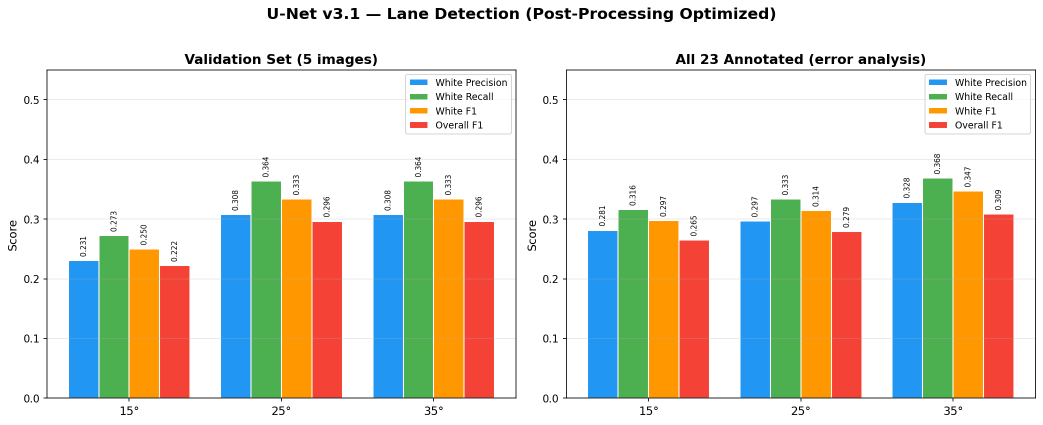
#> input picture runs/unet_v3_metrics.png, 2085 x 849 px (shown at 1/2 size); its folder holds only this picture in this run
$ python -i classical_lane.py   (imports and definitions only)
#> lines starting #> are read from the running program, lines starting #| are printed output that depends on the picture; after the words box and inside, x2 and y2 are one past the last pixel; in counts of white or black regions, pixels touching at a corner belong together
from __future__ import annotations

import csv
import json
import math
from dataclasses import dataclass
from pathlib import Path
from typing import Any, Iterable

import numpy as np

from .classes import UNKNOWN, WHITE, YELLOW, normalize_class_name
from .geometry import LineInstance


IMAGE_EXTENSIONS = {".jpg", ".jpeg", ".png", ".bmp", ".webp"}
FEATURE_NAMES = [
    "white_fraction",
    "yellow_fraction",
    "mean_hue_yellowness",
    "mean_saturation",
    "mean_value",
    "lab_b_yellow",
    "relative_length",
    "verticalness",
]


@dataclass
class DetectorParams:
    roi_top_ratio: float = 0.38
    canny_low: int = 45
    canny_high: int = 140
    hough_threshold: int = 28
    min_line_length: int = 45
    max_line_gap: int = 28
    line_width: int = 12
    min_angle_from_horizontal: float = 12.0
    merge_angle_threshold: float = 8.0
    merge_distance_threshold: float = 45.0
    min_candidate_score: float = 0.03


@dataclass
class LaneCandidate:
    angle_deg: float
    endpoints: list[list[float]]
    bbox: list[float]
    length: float
    features: list[float]
    white_fraction: float
    yellow_fraction: float
    candidate_score: float

    # [29 lines left out: functions to_instance, image_files, not called in this run]


def angle_diff_deg(a: float, b: float) -> float:
    diff = abs((a - b) % 180.0)
    return min(diff, 180.0 - diff)


def segment_angle(seg: np.ndarray) -> float:
    x1, y1, x2, y2 = [float(v) for v in seg]
    return math.degrees(math.atan2(y2 - y1, x2 - x1)) % 180.0


def segment_length(seg: np.ndarray) -> float:
    x1, y1, x2, y2 = [float(v) for v in seg]
    return math.hypot(x2 - x1, y2 - y1)


def segment_center(seg: np.ndarray) -> np.ndarray:
    return np.array([(seg[0] + seg[2]) * 0.5, (seg[1] + seg[3]) * 0.5], dtype=np.float32)


def point_line_distance(point: np.ndarray, seg: np.ndarray) -> float:
    x1, y1, x2, y2 = [float(v) for v in seg]
    dx, dy = x2 - x1, y2 - y1
    denom = math.hypot(dx, dy)
    if denom < 1e-6:
        return float(np.linalg.norm(point - np.array([x1, y1], dtype=np.float32)))
    return abs(dy * point[0] - dx * point[1] + x2 * y1 - y2 * x1) / denom


def roi_mask(shape: tuple[int, int], roi_top_ratio: float) -> np.ndarray:
    import cv2

    h, w = shape
    top = int(h * roi_top_ratio)
    polygon = np.array(
        [
            [int(w * 0.05), h - 1],
            [int(w * 0.95), h - 1],
            [int(w * 0.78), top],
            [int(w * 0.22), top],
        ],
        dtype=np.int32,
    )
    mask = np.zeros((h, w), dtype=np.uint8)
    cv2.fillPoly(mask, [polygon], 255)
    return mask


def color_masks(image_bgr: np.ndarray) -> tuple[np.ndarray, np.ndarray, np.ndarray]:
    import cv2

    hsv = cv2.cvtColor(image_bgr, cv2.COLOR_BGR2HSV)
    h, s, v = cv2.split(hsv)
    white = ((s <= 95) & (v >= 145)).astype(np.uint8) * 255
    yellow = ((h >= 12) & (h <= 45) & (s >= 45) & (v >= 85)).astype(np.uint8) * 255
    combined = cv2.bitwise_or(white, yellow)
    kernel = np.ones((3, 3), np.uint8)
    combined = cv2.morphologyEx(combined, cv2.MORPH_OPEN, kernel)
    combined = cv2.morphologyEx(combined, cv2.MORPH_CLOSE, kernel)
    return white, yellow, combined


def build_edge_map(image_bgr: np.ndarray, params: DetectorParams) -> np.ndarray:
    import cv2

    gray = cv2.cvtColor(image_bgr, cv2.COLOR_BGR2GRAY)
    clahe = cv2.createCLAHE(clipLimit=2.0, tileGridSize=(8, 8))
    gray = clahe.apply(gray)
    blurred = cv2.GaussianBlur(gray, (5, 5), 0)
    edges_gray = cv2.Canny(blurred, params.canny_low, params.canny_high)
    _, _, combined_color = color_masks(image_bgr)
    edges_color = cv2.Canny(combined_color, 30, 100)
    edges = cv2.bitwise_or(edges_gray, edges_color)
    edges = cv2.bitwise_and(edges, roi_mask(edges.shape, params.roi_top_ratio))
    return edges


def detect_raw_segments(image_bgr: np.ndarray, params: DetectorParams) -> list[np.ndarray]:
    import cv2

    edges = build_edge_map(image_bgr, params)
    lines = cv2.HoughLinesP(
        edges,
        rho=1,
        theta=np.pi / 180,
        threshold=params.hough_threshold,
        minLineLength=params.min_line_length,
        maxLineGap=params.max_line_gap,
    )
    if lines is None:
        return []

    h, w = edges.shape
    segments: list[np.ndarray] = []
    for raw in lines[:, 0, :].astype(np.float32):
        length = segment_length(raw)
        if length < params.min_line_length:
            continue
        angle = segment_angle(raw)
        if angle < params.min_angle_from_horizontal or angle > 180.0 - params.min_angle_from_horizontal:
            continue
        cx, cy = segment_center(raw)
        if cy < h * params.roi_top_ratio or cx < 0 or cx >= w:
            continue
        segments.append(raw)
    return segments


def fit_segment_group(group: list[np.ndarray]) -> np.ndarray:
    import cv2

    pts = np.vstack([seg.reshape(2, 2) for seg in group]).astype(np.float32)
    if len(pts) < 2:
        return group[0]
    vx, vy, cx, cy = cv2.fitLine(pts, cv2.DIST_L2, 0, 0.01, 0.01).flatten()
    direction = np.array([float(vx), float(vy)], dtype=np.float32)
    origin = np.array([float(cx), float(cy)], dtype=np.float32)
    t = (pts - origin) @ direction
    p1 = origin + direction * float(np.min(t))
    p2 = origin + direction * float(np.max(t))
    return np.array([p1[0], p1[1], p2[0], p2[1]], dtype=np.float32)


def merge_segments(segments: list[np.ndarray], params: DetectorParams) -> list[np.ndarray]:
    if len(segments) < 2:
        return segments

    ordered = sorted(segments, key=segment_length, reverse=True)
    used = [False] * len(ordered)
    merged: list[np.ndarray] = []

    for idx, base in enumerate(ordered):
        if used[idx]:
            continue
        used[idx] = True
        group = [base]
        base_angle = segment_angle(base)
        base_center = segment_center(base)

        for other_idx, other in enumerate(ordered[idx + 1 :], start=idx + 1):
            if used[other_idx]:
                continue
            other_angle = segment_angle(other)
            other_center = segment_center(other)
            if angle_diff_deg(base_angle, other_angle) > params.merge_angle_threshold:
                continue
            distance = min(
                float(np.linalg.norm(base_center - other_center)),
                point_line_distance(other_center, base),
                point_line_distance(base_center, other),
            )
            if distance <= params.merge_distance_threshold:
                used[other_idx] = True
                group.append(other)

        merged.append(fit_segment_group(group))
    return merged


def line_mask(shape: tuple[int, int], endpoints: list[list[float]], width: int) -> np.ndarray:
    import cv2

    mask = np.zeros(shape, dtype=np.uint8)
    p1 = tuple(int(round(v)) for v in endpoints[0])
    p2 = tuple(int(round(v)) for v in endpoints[1])
    cv2.line(mask, p1, p2, 255, max(1, int(width)), cv2.LINE_AA)
    return mask.astype(bool)


def segment_bbox(seg: np.ndarray) -> list[float]:
    x1, y1, x2, y2 = [float(v) for v in seg]
    return [min(x1, x2), min(y1, y2), max(x1, x2), max(y1, y2)]


def extract_features(
    image_bgr: np.ndarray,
    endpoints: list[list[float]],
    length: float,
    angle_deg: float,
    params: DetectorParams,
) -> tuple[list[float], float, float, float]:
    import cv2

    mask = line_mask(image_bgr.shape[:2], endpoints, params.line_width)
    hsv = cv2.cvtColor(image_bgr, cv2.COLOR_BGR2HSV)
    lab = cv2.cvtColor(image_bgr, cv2.COLOR_BGR2LAB)
    pixels = hsv[mask]
    lab_pixels = lab[mask]
    if len(pixels) == 0:
        return [0.0] * len(FEATURE_NAMES), 0.0, 0.0, 0.0

    h = pixels[:, 0].astype(np.float32)
    s = pixels[:, 1].astype(np.float32)
    v = pixels[:, 2].astype(np.float32)
    lab_b = lab_pixels[:, 2].astype(np.float32)

    valid = v >= 45
    if not np.any(valid):
        valid = np.ones_like(v, dtype=bool)
    h, s, v, lab_b = h[valid], s[valid], v[valid], lab_b[valid]

    white_mask = (s <= 95) & (v >= 145)
    yellow_mask = (h >= 12) & (h <= 45) & (s >= 45) & (v >= 85)
    white_fraction = float(np.mean(white_mask)) if len(white_mask) else 0.0
    yellow_fraction = float(np.mean(yellow_mask)) if len(yellow_mask) else 0.0

    hue_yellowness = np.maximum(0.0, 1.0 - np.abs(h - 28.0) / 32.0)
    verticalness = abs(math.sin(math.radians(angle_deg)))
    diag = math.hypot(image_bgr.shape[1], image_bgr.shape[0])
    relative_length = min(1.0, length / max(diag * 0.45, 1.0))
    lab_b_yellow = float(np.clip((np.mean(lab_b) - 128.0) / 60.0, -1.0, 1.0))

    features = [
        white_fraction,
        yellow_fraction,
        float(np.mean(hue_yellowness)),
        float(np.mean(s) / 255.0),
        float(np.mean(v) / 255.0),
        lab_b_yellow,
        relative_length,
        verticalness,
    ]
    candidate_score = max(white_fraction, yellow_fraction, 0.10) * (0.35 + relative_length) * (0.35 + verticalness)
    return features, white_fraction, yellow_fraction, float(candidate_score)


def detect_lane_candidates(image_bgr: np.ndarray, params: DetectorParams | None = None) -> list[LaneCandidate]:
    params = params or DetectorParams()
    raw_segments = detect_raw_segments(image_bgr, params)
    merged = merge_segments(raw_segments, params)
    candidates: list[LaneCandidate] = []
    h, w = image_bgr.shape[:2]

    for seg in merged:
        length = segment_length(seg)
        if length < params.min_line_length:
            continue
        angle = segment_angle(seg)
        endpoints = [
            [float(np.clip(seg[0], 0, w - 1)), float(np.clip(seg[1], 0, h - 1))],
            [float(np.clip(seg[2], 0, w - 1)), float(np.clip(seg[3], 0, h - 1))],
        ]
        features, white_fraction, yellow_fraction, candidate_score = extract_features(
            image_bgr, endpoints, length, angle, params
        )
        if candidate_score < params.min_candidate_score:
            continue
        candidates.append(
            LaneCandidate(
                angle_deg=angle,
                endpoints=endpoints,
                bbox=segment_bbox(seg),
                length=length,
                features=features,
                white_fraction=white_fraction,
                yellow_fraction=yellow_fraction,
                candidate_score=candidate_score,
            )
        )

    candidates.sort(key=lambda cand: cand.candidate_score, reverse=True)
    return candidates


# [148 lines left out: functions fallback_color_scores, load_color_model, model_color_scores, classify_candidate, select_with_count_constraints, candidate_to_prediction and 2 more, not called in this run]

>>> import cv2
>>> picture = cv2.imread('../runs/unet_v3_metrics.png')
#> picture is the input picture: shape (849, 2085, 3); mean B, G, R 202.4, 215.7, 219
>>> result = detect_lane_candidates(picture)
#> in build_edge_map, `gray = cv2.cvtColor(image_bgr, cv2.COLOR_BGR2GRAY)`:
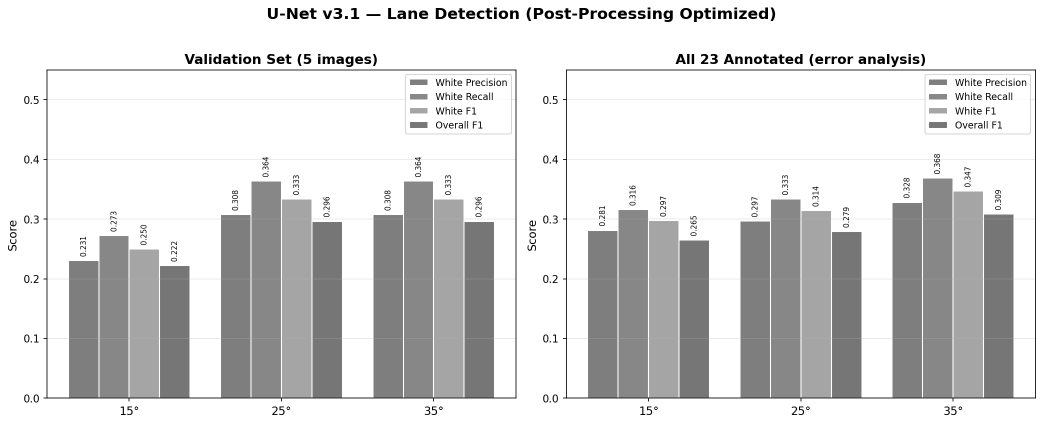
#> gray: shape (849, 2085) (shown at 1/2 size); min 0, max 255, mean 215.2
#> in build_edge_map, `edges_gray = cv2.Canny(blurred, params.canny_low, params.canny_high)`:
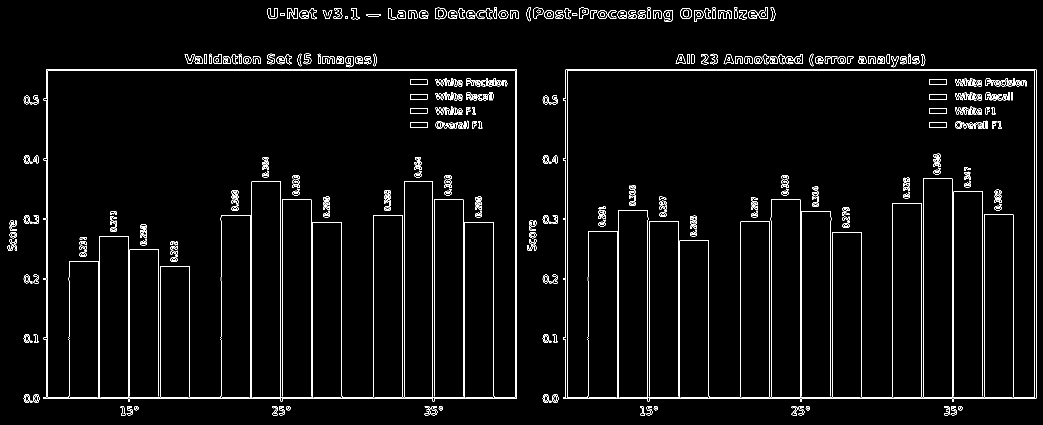
#> edges_gray: shape (849, 2085) (shown at 1/2 size); 3% white in thin lines or dots
#> in color_masks, `hsv = cv2.cvtColor(image_bgr, cv2.COLOR_BGR2HSV)`: hsv: shape (849, 2085, 3); mean H, S, V 13.5, 58.8, 241.4
#> in color_masks, `h, s, v = cv2.split(hsv)`:
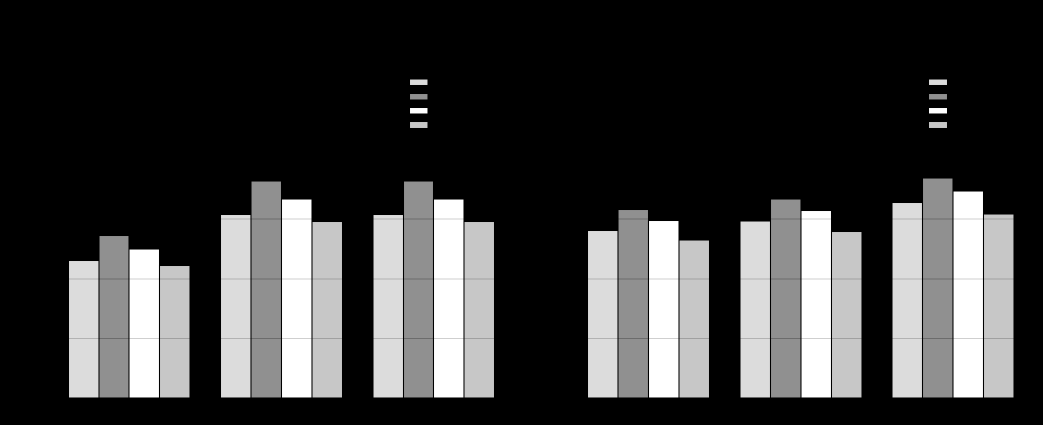
#> s: shape (849, 2085) (shown at 1/2 size); min 0, max 255, mean 58.8
#> in color_masks, `h, s, v = cv2.split(hsv)`:
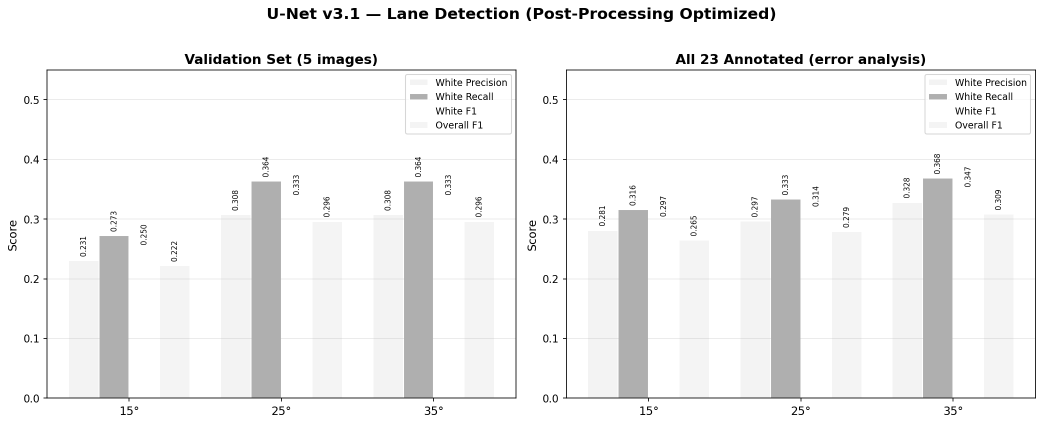
#> v: shape (849, 2085) (shown at 1/2 size); min 0, max 255, mean 241.4
#> in color_masks, `white = ((s <= 95) & (v >= 145)).astype(np.uint8) * 255`: white: shape (849, 2085); 68.6% white; 394 black regions (54 under 20 px), largest, box (x1, y1, x2, y2) and area: (1126, 139, 2072, 803) 267972, (87, 139, 1033, 803) 256066, (1858, 244, 1894, 256) 432
#> in color_masks, `yellow = ((h >= 12) & (h <= 45) & (s >= 45) & (v >= 85)).astype(np.uin..`: yellow: shape (849, 2085); 7.5% white; 8 white regions, largest, box (x1, y1, x2, y2) and area: (1907, 383, 1966, 795) 24308, (564, 399, 623, 795) 23364, (868, 399, 927, 795) 23364
#> in color_masks, `combined = cv2.bitwise_or(white, yellow)`: combined: shape (849, 2085); 76.1% white; 392 black regions (54 under 20 px), largest, box (x1, y1, x2, y2) and area: (1126, 139, 2072, 803) 200830, (87, 139, 1033, 803) 191874, (1858, 244, 1894, 256) 432
#> in color_masks, `combined = cv2.morphologyEx(combined, cv2.MORPH_OPEN, kernel)`: combined: shape (849, 2085); 75.7% white; 282 black regions (16 under 20 px), largest, box (x1, y1, x2, y2) and area: (1126, 139, 2072, 803) 202978, (87, 139, 1033, 803) 193880, (932, 16, 985, 38) 562
#> in color_masks, `combined = cv2.morphologyEx(combined, cv2.MORPH_CLOSE, kernel)`:
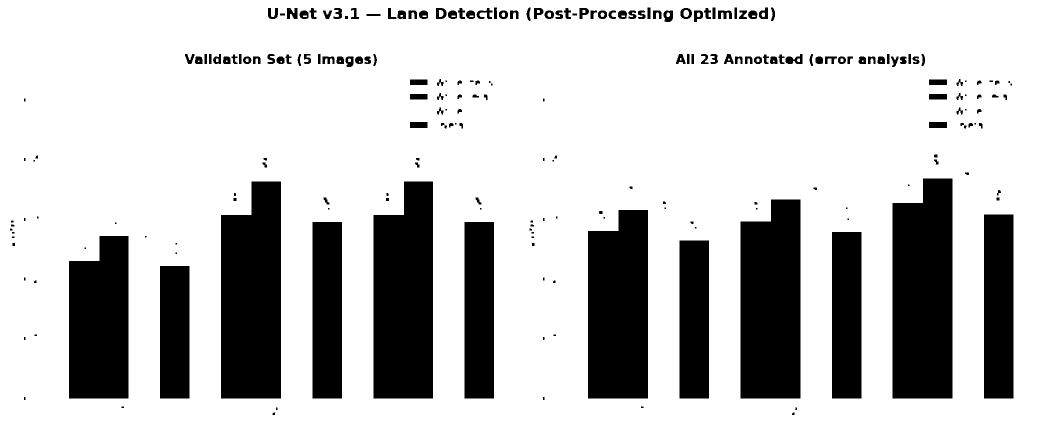
#> combined: shape (849, 2085) (shown at 1/2 size); 76.9% white; 230 black regions (56 under 20 px), largest, box (x1, y1, x2, y2) and area: (1785, 357, 1905, 797) 49811, (442, 363, 562, 797) 47993, (747, 363, 866, 797) 47559
#> in build_edge_map, `edges_color = cv2.Canny(combined_color, 30, 100)`: edges_color: shape (849, 2085); 1.2% white in thin lines or dots
#> in build_edge_map, `edges = cv2.bitwise_or(edges_gray, edges_color)`: edges: shape (849, 2085); 3.6% white in thin lines or dots
#> in roi_mask, `cv2.fillPoly(mask, [polygon], 255)`: mask: shape (849, 2085); 45.3% white; 1 white region, box (x1, y1, x2, y2) and area: (104, 322, 1981, 849) 802621
#> in build_edge_map, `edges = cv2.bitwise_and(edges, roi_mask(edges.shape, params.roi_top_ra..`:
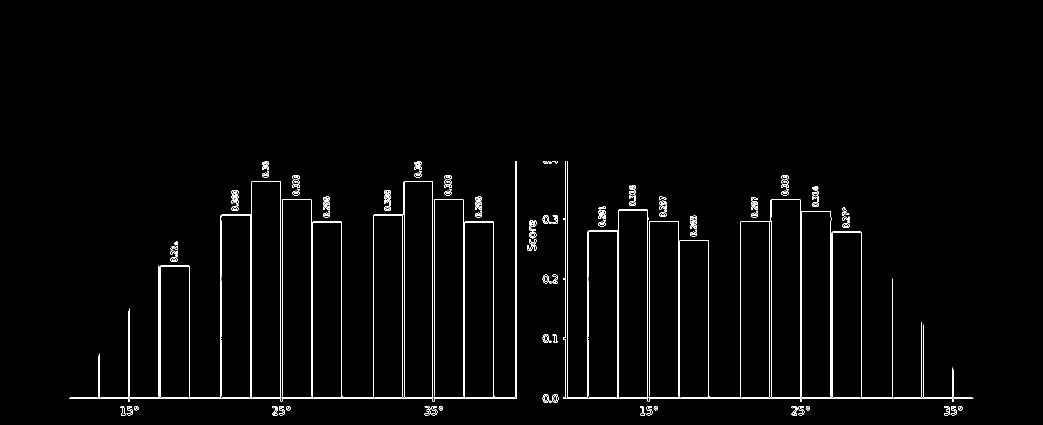
#> edges: shape (849, 2085) (shown at 1/2 size); 1.8% white in thin lines or dots, all inside (x1, y1, x2, y2) = (138, 322, 1947, 831)
#> in detect_raw_segments, `lines = cv2.HoughLinesP( edges, rho=1, theta=np.pi / 180, threshold=pa..`: lines = 113 rows, first 6: [1086, 794, 1944, 794], [138, 797, 1032, 797], [139, 796, 256, 796], [1603, 830, 1603, 422], [926, 794, 926, 399], [1134, 797, 1134, 322]
#> the loop in detect_raw_segments, `for raw in lines[:, 0, :].astype(np.float32):` made 113 passes
#> (length, angle, cx, cy) on passes 4 to 15: (408, 90, 1603, 626), (395, 90, 926, 596.5), (475, 90, 1134, 559.5), (475, 90, 1131, 559.5), (467, 90, 561, 596.5), (352, 90, 683, 620), (377, 90, 1237, 608.5), (352, 90, 929, 620), (467, 90, 865, 596.5), (474, 90, 1033, 559), (433, 90, 808, 579.5), (375, 90, 1661, 609.5)
#> (length, angle) on passes 1, 2, 3, 56, 57, 58: (858, 0), (894, 0), (117, 0), (117, 0), (56, 0), (94, 0)
#> the loop in merge_segments, `for idx, base in enumerate(ordered):` made 70 passes
#> base on passes 1 to 12: [1134, 797, 1134, 322], [1131, 797, 1131, 322], [1033, 796, 1033, 322], [1030, 794, 1030, 322], [561, 830, 561, 363], [865, 830, 865, 363], [808, 796, 808, 363], [503, 796, 503, 363], [1600, 830, 1600, 399], [564, 830, 564, 399], [868, 830, 868, 399], [1295, 830, 1295, 420]
#> the loop in detect_lane_candidates, `for seg in merged:` made 28 passes
#> seg on passes 1 to 12: [1149.2, 321.7, 1157.6, 797.3], [1048, 796.5, 1063.8, 323], [562.4, 363, 562.6, 830], [866.4, 363, 866.6, 830], [806.4, 796, 806.8, 363], [501.4, 796, 501.8, 363], [1586.8, 350.6, 1602.6, 830], [1296.5, 420, 1296.5, 830], [1540.4, 797, 1540.6, 399], [927.6, 399, 927.7, 796], [623.6, 399, 623.7, 796], [1235.4, 797, 1235.6, 420]
#> pass 3, in extract_features (call 3), `mask = line_mask(image_bgr.shape[:2], endpoints, params.line_width)`:
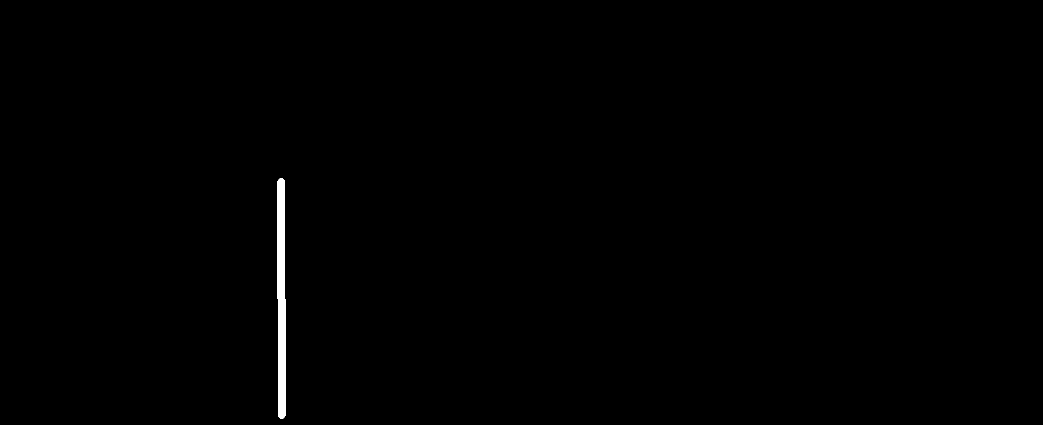
#> mask: shape (849, 2085) bool (shown at 1/2 size); 0.4% white; 1 white region, box (x1, y1, x2, y2) and area: (555, 356, 571, 838) 7163
